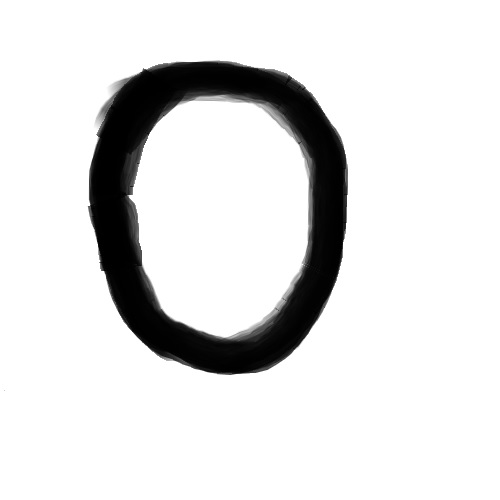
#> input picture ejemplosletras/00.jpg, 500 x 500 px, found by its file name; its folder holds only this picture in this run
$ jupyter execute --allow-errors si.ipynb   (shell and % lines are left out)
#> lines starting #> are read from the running program, lines starting #| are printed output that depends on the picture
[cell 1]
#@title
# STEP 1.1


print("Imported the EMNIST libraries we need!")

[cell 2]
from emnist import extract_training_samples

#> (the rest of this cell did not finish here and is left out)

[cell 3]
import matplotlib.pyplot as plt
img_index = 15
#> (the rest of this cell did not finish here and is left out)

[cell 4]
from sklearn.datasets import fetch_openml
from sklearn.neural_network import MLPClassifier
mlp1 = MLPClassifier(hidden_layer_sizes=(50,), max_iter=20, alpha=1e-4,
                    solver='sgd', verbose=10, tol=1e-4, random_state=1,
                    learning_rate_init=.1)
mlp1

#> (a cell that did not finish here is left out)

#> (a cell that did not finish here is left out)

[cell 7]
actual_letter='o'
example=[]
#> (the rest of this cell did not finish here and is left out)

[cell 8]
predicted_letter = 'b'
actual_letter = 'a'

mistake_list = []
#> (the rest of this cell did not finish here and is left out)

[cell 9]
mlp2 = MLPClassifier(hidden_layer_sizes=(100,100,100,100,100,), max_iter=50, alpha=1e-4,
                    solver='sgd', verbose=10, tol=1e-4, random_state=1,
                    learning_rate_init=.1)
#> (the rest of this cell did not finish here and is left out)

[cell 10]

import os
path, dirs, files = next(os.walk("./letritasAI/ejemplosletras"))
files.sort()

[cell 11]
import cv2
import matplotlib.pyplot as plt
import numpy

letras_ejemplo=[]
for i in range(len(files)):
    img=cv2.imread("./letritasAI/ejemplosletras/"+files[i],cv2.IMREAD_GRAYSCALE)
#> img is the input picture: shape (500, 500); min 0, max 255, mean 224.1
    img=cv2.bitwise_not(img)
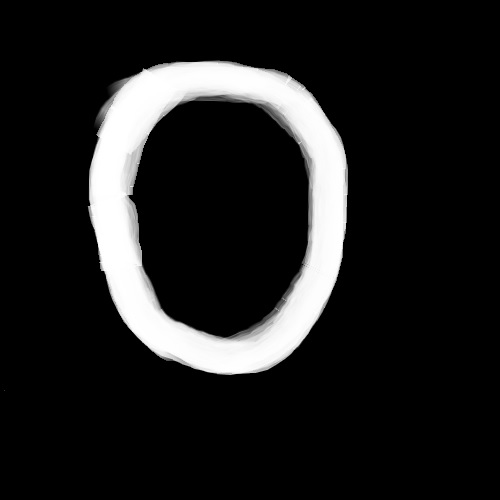
#> img: shape (500, 500); min 0, max 255, mean 30.9
    letras_ejemplo.append(img)

print("Imágenes importadas")

plt.imshow(letras_ejemplo[0])

[cell 12]
letras_procesadas=[]

for img in letras_ejemplo:
    img=cv2.GaussianBlur(img,(7,7),0)

    points = cv2.findNonZero(img)
    x, y, w, h = cv2.boundingRect(points)
    if (w > 0 and h > 0):
        if w > h:
            y = y - (w-h)//2
            img = img[y:y+w, x:x+w]
        else:
          x = x - (h-w)//2
          img = img[y:y+h, x:x+h]

    img = cv2.resize(img, (28,28), interpolation = cv2.INTER_CUBIC)

    img=img/255
    img=img.reshape((28,28))
    letras_procesadas.append(img)
#> this loop made 1 pass
#> (x, y, w, h) on pass 1: (0, 49, 352, 338)
#> pass 1, `img = img[y:y+w, x:x+w]`:
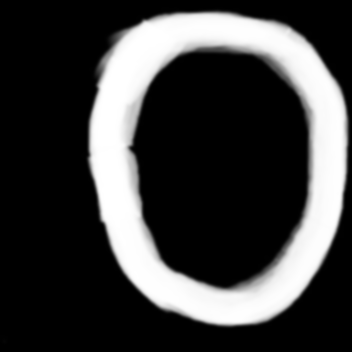
#> img: shape (352, 352); min 0, max 255, mean 62.4
#> pass 1, `img = cv2.resize(img, (28,28), interpolation = cv2.INTER_CUBIC)`:
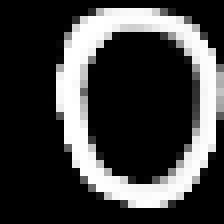
#> img: shape (28, 28) (shown 8 times larger); min 0, max 255, mean 62.7
#> after the loop, letras_procesadas = 1 item

import  matplotlib.pyplot as plt
plt.imshow(letras_procesadas[0])

$ run again, on ejemplosletras/04.jpg
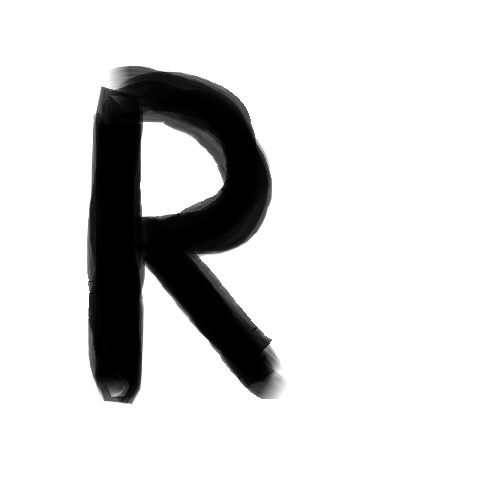
#> input picture ejemplosletras/04.jpg, 500 x 500 px, found by its file name
#> img is the input picture: shape (500, 500); min 0, max 255, mean 218.5
#> `img=cv2.bitwise_not(img)`:
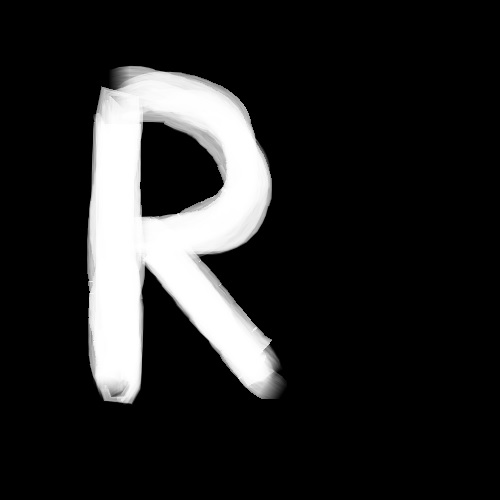
#> img: shape (500, 500); min 0, max 255, mean 36.5
#> the loop `for img in letras_ejemplo:` made 1 pass
#> (x, y, w, h) on pass 1: (12, 63, 209, 345)
#> pass 1, `img = cv2.resize(img, (28,28), interpolation = cv2.INTER_CUBIC)`:
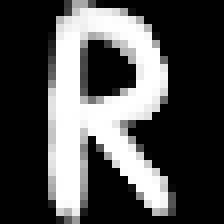
#> img: shape (28, 28) (shown 8 times larger); min 0, max 255, mean 77.5
#> after the loop `for img in letras_ejemplo:`: letras_procesadas = 1 item

$ run again, on ejemplosletras/06.jpg
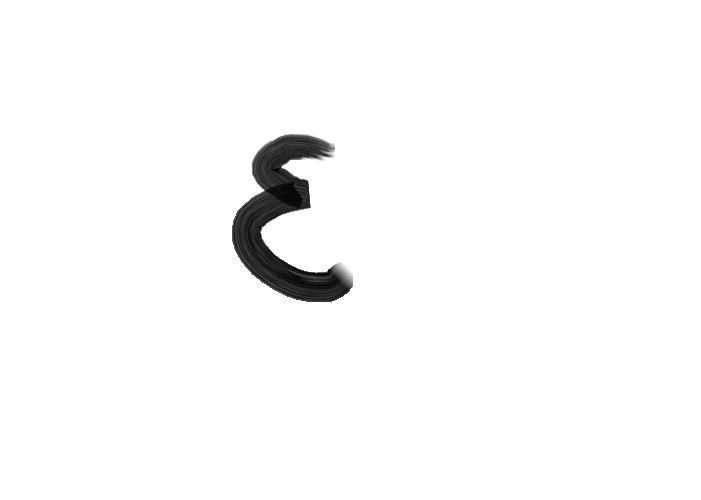
#> input picture ejemplosletras/06.jpg, 701 x 500 px, found by its file name
#> img is the input picture: shape (500, 701); min 0, max 255, mean 249.7
#> `img=cv2.bitwise_not(img)`:
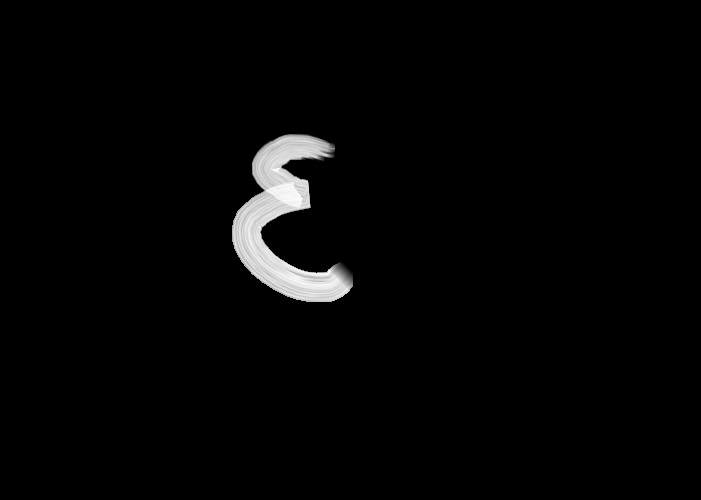
#> img: shape (500, 701); min 0, max 255, mean 5.3
#> the loop `for img in letras_ejemplo:` made 1 pass
#> (x, y, w, h) on pass 1: (206, 128, 131, 177)
#> pass 1, `img = cv2.resize(img, (28,28), interpolation = cv2.INTER_CUBIC)`:
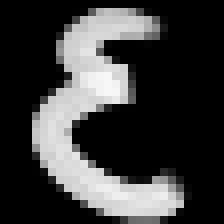
#> img: shape (28, 28) (shown 8 times larger); min 0, max 247, mean 58.8
#> after the loop `for img in letras_ejemplo:`: letras_procesadas = 1 item

$ run again, on ejemplosletras/01.jpg
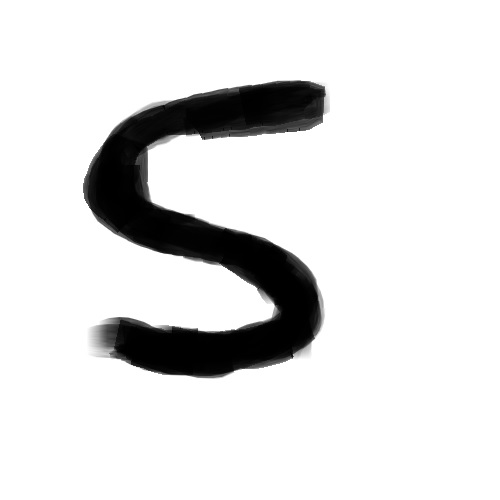
#> input picture ejemplosletras/01.jpg, 500 x 500 px, found by its file name
#> img is the input picture: shape (500, 500); min 0, max 255, mean 224.2
#> `img=cv2.bitwise_not(img)`:
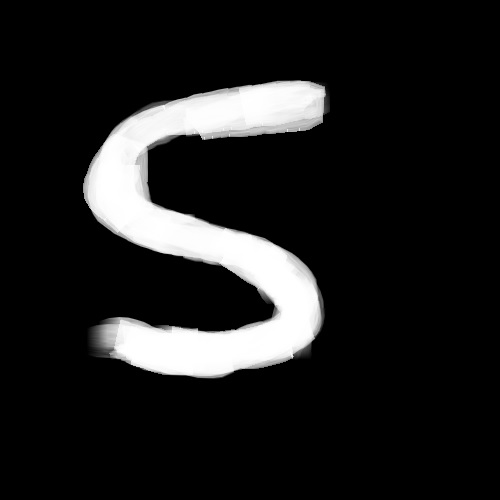
#> img: shape (500, 500); min 0, max 255, mean 30.8
#> the loop `for img in letras_ejemplo:` made 1 pass
#> (x, y, w, h) on pass 1: (53, 77, 253, 307)
#> pass 1, `img = cv2.resize(img, (28,28), interpolation = cv2.INTER_CUBIC)`:
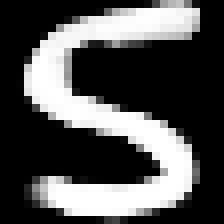
#> img: shape (28, 28) (shown 8 times larger); min 0, max 255, mean 81.5
#> after the loop `for img in letras_ejemplo:`: letras_procesadas = 1 item
